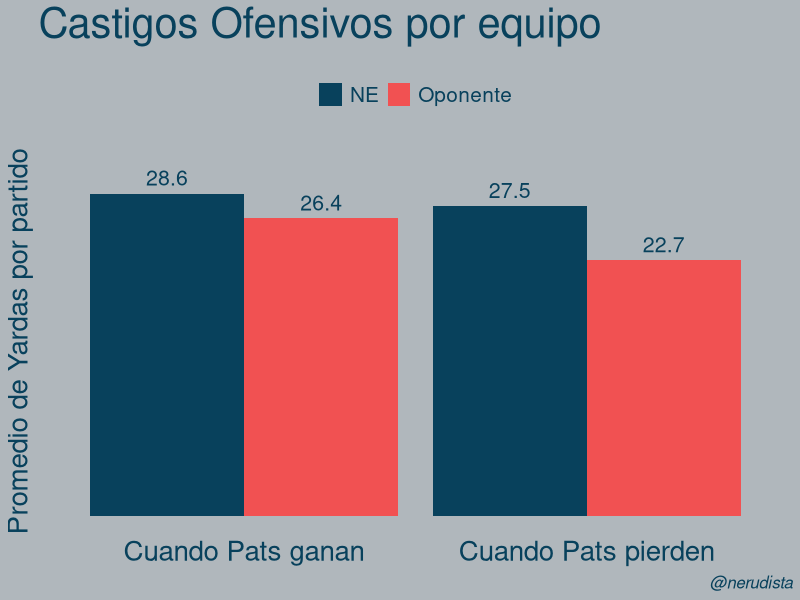
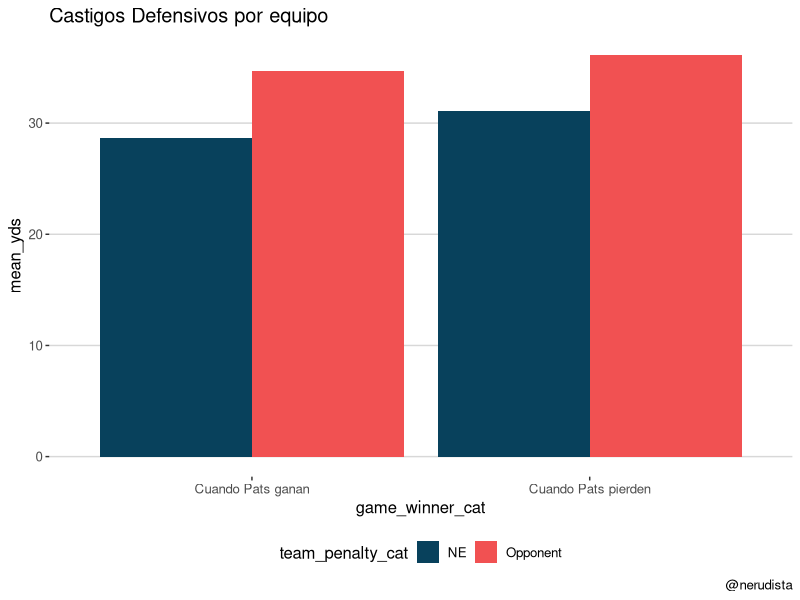

Generate these figures, in order, with R:
#Archivo limpio para las graficas finales

library(ggplot2)
library(tidyverse)
library(readr)
library(ggthemes) # Load

########################################
#### LEER ARCHIVO DE DATOS
########################################
#read csv
data <- read_csv("Pats_penalty_plays_2009_2019.csv", 
                 col_types = cols(penalty_yards = col_integer(), 
                                  season = col_character(), 
                                  yards_to_td = col_integer(),
                                  yards_to_go = col_integer(),
                                  time_left_qtr = col_character(),
                                  week = col_number()))
summary(data)

########################################
#### VER YARDAS TOTALES POR CASTIGO, DEFENSIVO Y OFENSIVO,
#### A FAVOR Y EN CONTRA
########################################

#Crear columna game_winner_cat para ver quién ganó el partido
data$game_winner_cat <- ifelse(data$winner == 'NE', 'NE', 'Oponente')

df_yds_totales <-data %>%
  group_by(game_winner_cat,team_penalty_cat,penalty_side,season,week) %>%
  summarise(sum_yds=sum(penalty_yards)) %>%
  group_by(game_winner_cat,team_penalty_cat,penalty_side)%>%
  summarise(mean_yds=round( mean(sum_yds),1))

##### Gráfica de castigos ofensivos

ggplot(df_yds_totales %>% filter(penalty_side=='Offensive Penalty'),
       aes(x=game_winner_cat, y=mean_yds, fill=team_penalty_cat))+
  geom_bar(stat = "identity",
           position = "dodge" )+
  geom_text(aes(label=mean_yds),
            position=position_dodge(width=.9),
            color="#08415C",
            size=rel(5.4),
            vjust=-0.5                       #separacion vertical de la barra
            ) +  
  labs(title="Castigos Ofensivos por equipo",
          caption="@nerudista") +
  guides(fill=guide_legend(title=NULL))+      #remove legend title
  scale_x_discrete(labels=c("Cuando Pats ganan","Cuando Pats pierden"))+
  scale_y_continuous(breaks = NULL,          #remove y breaks lines
                     limits = c(0,31))+    #cambiar rango del eje y       
  scale_fill_manual(values=c("#08415C", "#F15152"),
                    labels=c("NE","Oponente"))+
  ylab("Promedio de Yardas por partido") +
  theme_hc() +
  theme(
    # limpiar la gráfica
    axis.ticks = element_blank(),
    axis.title.x = element_blank(), #quita el game_winner_cat del eje  x
    axis.title.y = element_text(size=20,
                                color="#08415C"),
    axis.text.y = element_blank(), #quita el 10,20,30 del eje y
    axis.text.x = element_text(size=20,
                               color="#08415C"),
    # ajustar titulos y notas
    plot.title = element_text(color="#08415C",
                              size=30),
    plot.caption = element_text(size=12,
                                color="#08415C",
                                face="italic"),
    # fondo
    plot.background = element_rect(fill = "#B0B7BC"),
    
    # legend color
    legend.background = element_rect(fill='#B0B7BC'),
    legend.position = "top",
    legend.text = element_text(size=15, color="#08415C"),  #tamaño del NE,Opponen
    #legend.spacing.y = unit( 1,"cm"),
    legend.spacing.x = unit( 1,"cm"),
    legend.box.margin = margin(.5, .5, .5, .5, "cm")
  )

#### Gráfica de castigos defensivos

ggplot(df_yds_totales %>% filter(penalty_side=='Defensive Penalty'),
       aes(x=game_winner_cat, y=mean_yds, fill=team_penalty_cat))+
  geom_bar(stat = "identity",
           position = "dodge"
  ) +
  labs(title="Castigos Defensivos por equipo",
        caption="@nerudista") +
  scale_x_discrete(labels=c("Cuando Pats ganan","Cuando Pats pierden"))+
  scale_fill_manual(values=c("#08415C", "#F15152"))+
  theme_hc()


